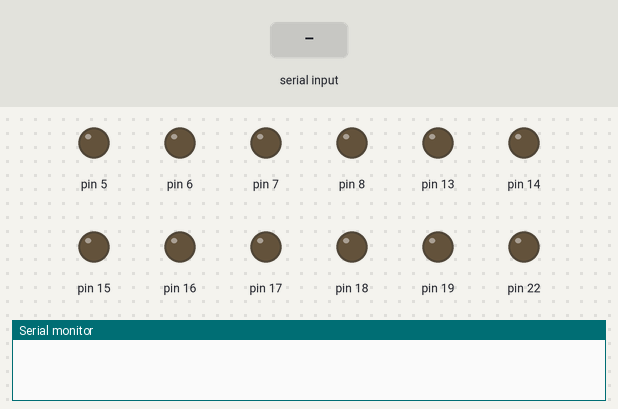
A sketch run on a simulated Arduino Uno, built with avr-gcc and run on an emulated ATmega328P. Parts: output pins drawn as LEDs (lit = HIGH), the last lines printed to the serial monitor. Inputs (shaded band) come from the test bench.

Above: at 1.2 s.
1.3 s: "90,45\n" received over Serial
At 3.5 s:
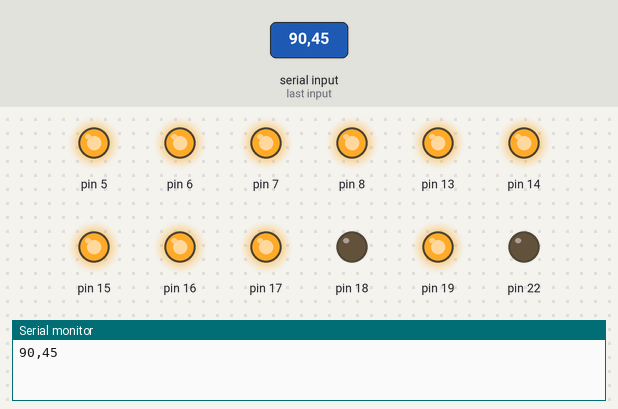
3.8 s: "200\n" received over Serial
At 5.5 s:
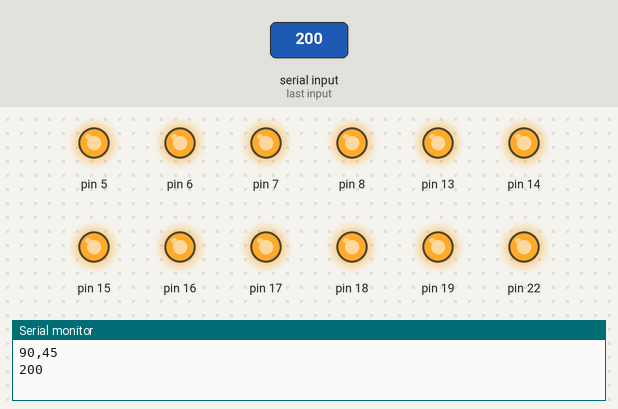
Timing chart, 0 to 7.0 s (numbered marks = the images above; inputs shaded):
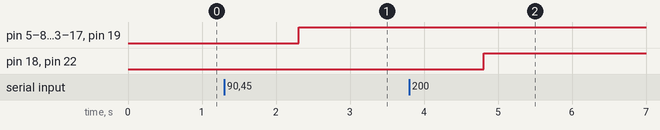

Measured:
- after the input at 1.3 s, pin 5–8, pin 13–17, pin 19: LOW → HIGH after 1.0 s
- after the input at 3.8 s, pin 18, pin 22: LOW → HIGH after 1.0 s

The sketch:

levier.ino
```cpp
#define MIN 5
#define MAX 7
void setup() {
  // put your setup code here, to run once:
  Serial.begin(9600);
  for(int i = MIN;i <= MAX;i++)
  {
    pinMode(i,OUTPUT);
  }
}

void loop() {
  // put your main code here, to run repeatedly:
  if(Serial.available() > 0)
  {
    String deg = Serial.readString();
    Serial.println(deg);
    for(int i = MIN;i <= MAX;i++)
    {
      digitalWrite(i,0);
    }
    for(int i = MIN;i < MIN+deg.toInt();i++)
    {
      digitalWrite(i,1);
    }
  }
}
```
